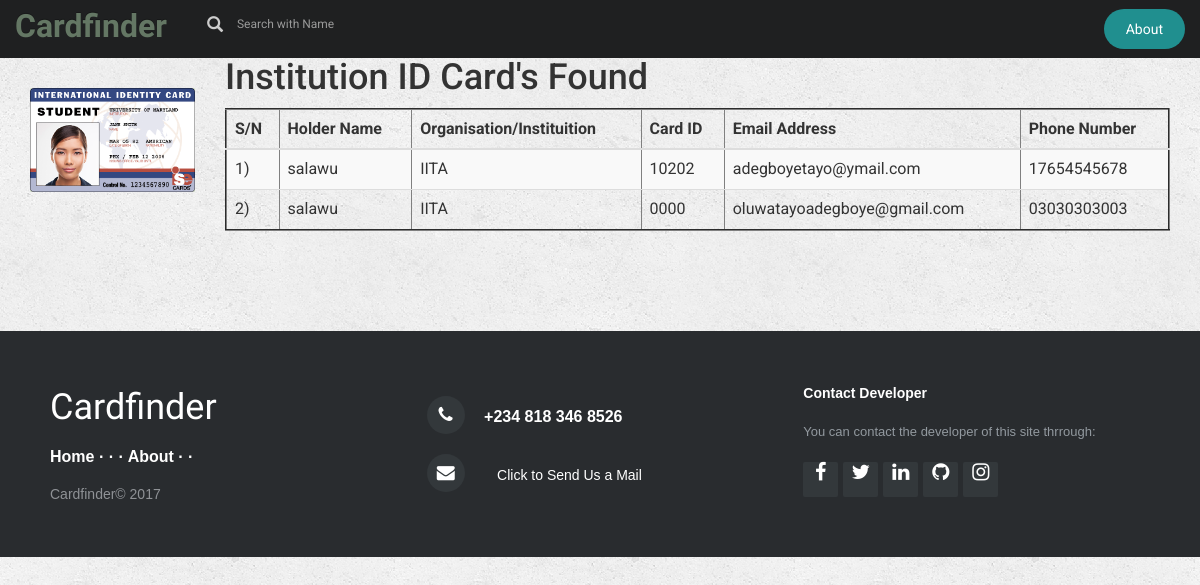
/2/found/, run on the app's committed database.
### LostCard/models.py (models this page shows, shortened)
class CardFound(models.Model):
     CardType=models.CharField(max_length=250)
     value = models.CharField(max_length=2)
     card_img = models.FileField()

class SpecsFound(models.Model):
     Org_Name = models.CharField(max_length=200)
     holder_name=models.CharField(max_length=250)
     id_card = models.CharField(max_length=100)
     email_add_founder = models.EmailField(max_length=80)
     phone_no = models.CharField(max_length=20)
     card2=models.ForeignKey(CardFound, on_delete=models.CASCADE)

### LostCard/views.py (the view)
# urls.py: url(r'^(?P<pk>[0-9]+)/found/$',views.FoundDetailView.as_view(), name='found_details'),
class FoundDetailView(generic.DetailView):
    model = CardFound
    template_name = 'LostCard/found_details.html'

### LostCard/templates/LostCard/found_details.html (shortened to what this page needs)
{% extends 'LostCard/base1.html' %}
{% block body %}
            {% load staticfiles %}
            <div class="container">
               <div class="row">
               <div class="col-md-2">
                   <img class="img img-responsive" src="{{ cardfound.card_img.url }}" style="margin-top: 30px">
               </div>
               <div class="col-md-10">
                      <h1>{{ cardfound.CardType }}'s Found</h1>
               {% if cardfound.specsfound_set.all %}
                            <table class="table table-striped" border="2">
                                        <thead>
                                            <tr>
                                                <th>S/N</th>
                                                <th>Holder Name</th>
                                                <th>Organisation/Instituition</th>
                                                <th>Card ID</th>
                                                <th>Email Address</th>
                                                <th>Phone Number</th>
                                            </tr>
                                        </thead>
                                        <tbody>
                                            {% for cc in cardfound.specsfound_set.all %}
                                                <tr>
                                                <td>{{ forloop.counter }})</td>
                                                <td>{{ cc.holder_name }}</td>
                                                <td>{{ cc.Org_Name }}</td>
                                                <td>{{ cc.id_card }}</td>
                                                <td>{{ cc.email_add_founder }}</td>
                                                <td>{{ cc.phone_no }}</td>
                                                </tr>
                                             {% endfor %}
                                        </tbody>
                            </table>
                   {% else %}
                  <script>
                   sta = "No {{ cardfound.CardType }}'s Found Yet. Please check back later";
                   alert(sta);
                  </script>
                   <marquee><h3>No Card's Here</h3></marquee>
               {% endif %}
                     </div>
               </div>
            </div>
{% include 'LostCard/base_footer.html' %}
{% endblock %}

### LostCard/static/LostCard/css/style.css (style rules this page uses)
h4, h5, h6, h1, h2, h3 { margin-top: 0; }
html, body { font-family: 'Roboto', sans-serif; font-size: 100%; background:url(images/background.png); }
.container:after { content: "\0020"; display: block; height: 0; clear: both; visibility: hidden; }
.clearfix:before, .clearfix:after, .row:before, .row:after { content: '\0020'; display: block; overflow: hidden; visibility: hidden; width: 0; height: 0; }
.row:after, .clearfix:after { clear: both; }
.row, .clearfix { zoom: 1; }
body { background:url(images/background.png); }

### data on the page
CardFound: card_img (picture), CardType "Institution ID Card"
SpecsFound: holder_name "salawu", Org_Name "IITA", id_card "10202", email_add_founder "adegboyetayo@ymail.com", phone_no "17654545678"
SpecsFound: holder_name "salawu", Org_Name "IITA", id_card "0000", email_add_founder "oluwatayoadegboye@gmail.com", phone_no "03030303003"
